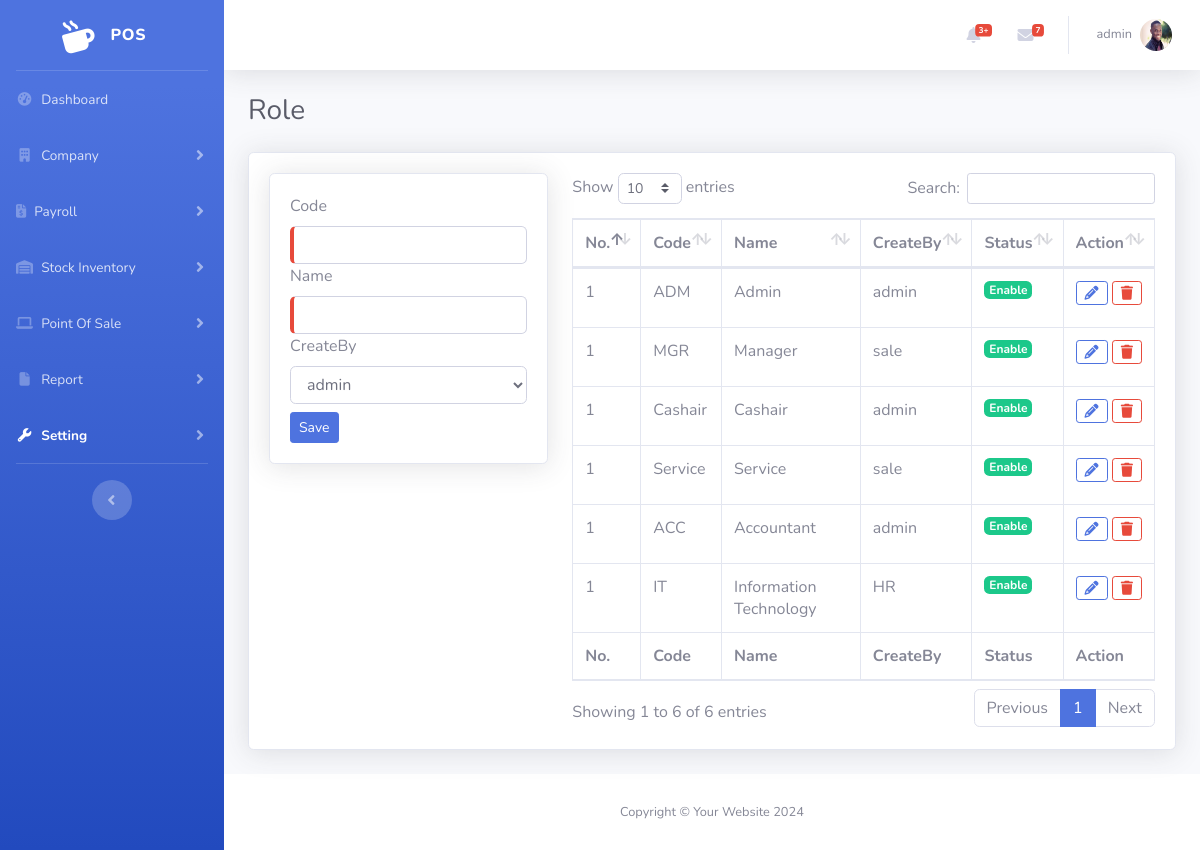
The app's page /admin/role.php (signed in), older data.
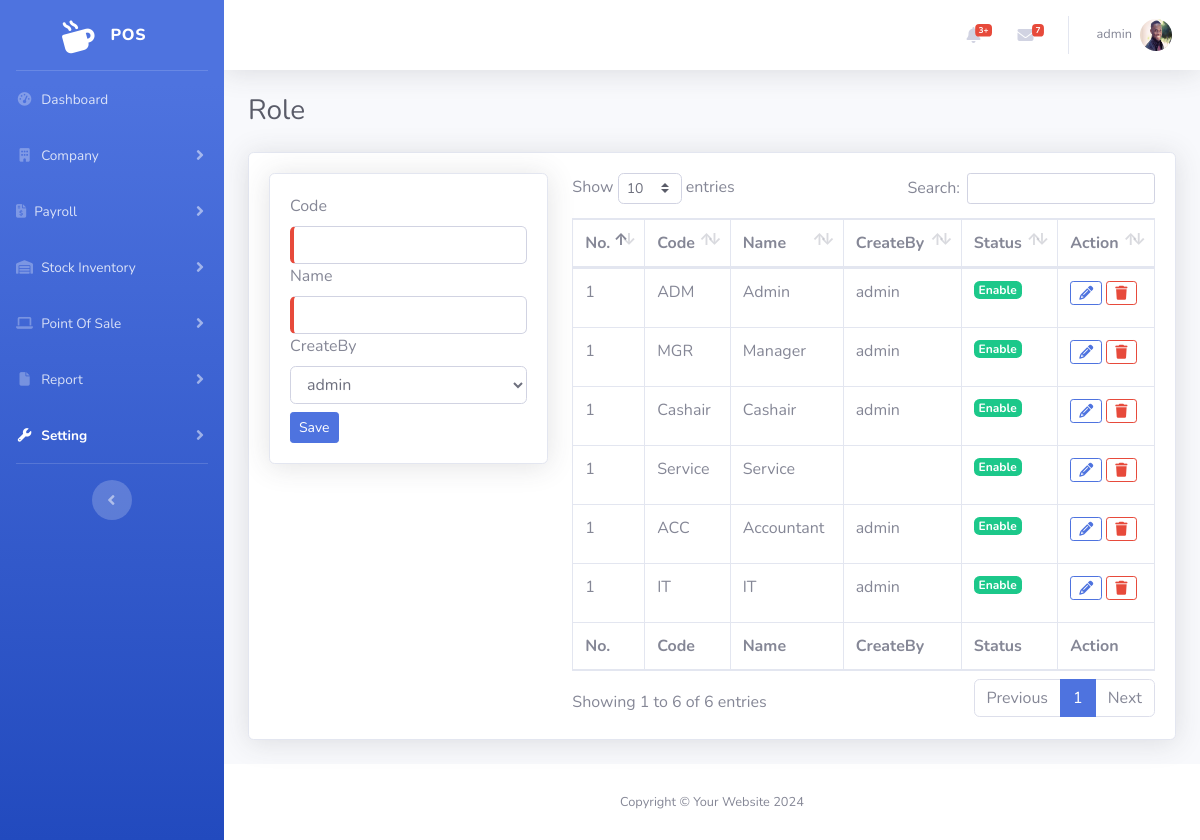
The same page, newer data.
### tables this page shows
CREATE TABLE `role` (
  `Id` int(11) NOT NULL,
  `Name` varchar(120) NOT NULL,
  `Code` varchar(120) NOT NULL,
  `Status` tinyint(1) DEFAULT 1,
  `CreateBy` int(11) DEFAULT NULL,
  `CreateAt` timestamp NOT NULL DEFAULT current_timestamp(),
  `UpdateAt` datetime DEFAULT NULL,
  `del` int(11) NOT NULL DEFAULT 1
);

CREATE TABLE `user` (
  `Id` int(11) NOT NULL,
  `OutletId` int(11) DEFAULT NULL,
  `EmployeeId` int(11) DEFAULT NULL,
  `RoleId` int(11) DEFAULT NULL,
  `Username` varchar(120) NOT NULL,
  `Password` varchar(255) NOT NULL,
  `Remark` varchar(255) DEFAULT NULL,
  `Status` tinyint(1) DEFAULT 1,
  `CreateBy` int(11) DEFAULT NULL,
  `CreateAt` timestamp NOT NULL DEFAULT current_timestamp(),
  `UpdateAt` datetime DEFAULT NULL,
  `del` int(11) NOT NULL DEFAULT 1
);

### admin/role.php (the view, shortened to what the changed rows need)
<?php
include('include/head.php');
?>
<!DOCTYPE html>
<html lang="en">
<head>
    <link href="vendor/fontawesome-free/css/all.min.css" rel="stylesheet" type="text/css">
    <link rel="stylesheet" href="https://cdnjs.cloudflare.com/ajax/libs/font-awesome/6.5.2/css/all.min.css" />
    <link href="css/sb-admin-2.min.css" rel="stylesheet">
    <link href="vendor/datatables/dataTables.bootstrap4.min.css" rel="stylesheet">
</head>
<body id="page-top">
    <div id="wrapper">
        <div id="content-wrapper" class="d-flex flex-column">
            <div id="content">
                <?php include './include/topbar.php' ?>
                <div class="container-fluid">
                    <div class="d-sm-flex align-items-center justify-content-between mb-4">
                        <h1 class="h3 mb-0 text-gray-800">Role</h1>
                    </div>
                    <div class="card shadow mb-4">
                        <div class="card-body">
                            <div class="row">
                                <div class="col-8">
                                    <div class="table-responsive">
                                        <table class="table table-bordered" id="dataTable" width="100%" cellspacing="0">
                                            <thead>
                                                <tr>
                                                    <th>No.</th>
                                                    <th>Code</th>
                                                    <th>Name</th>
                                                    <th>CreateBy</th>
                                                    <th>Status</th>
                                                    <th>Action</th>
                                                </tr>
                                            </thead>
                                            <tfoot>
                                                <tr>
                                                    <th>No.</th>
                                                    <th>Code</th>
                                                    <th>Name</th>
                                                    <th>CreateBy</th>
                                                    <th>Status</th>
                                                    <th>Action</th>
                                                </tr>
                                            </tfoot>
                                            <tbody>
                                                <?php
                                                $sqlRole = "SELECT * FROM `role` WHERE del=1";
                                                $item = $conn->query($sqlRole);
                                                ?>
                                                <?php foreach ($item as $rowRole) :
                                                    $createby = $conn->query("SELECT * FROM `user` WHERE Id=" . $rowRole['CreateBy'])->fetch_assoc();
                                                    $i = 1;
                                                ?>
                                                    <tr>
                                                        <td><?= $i ?></td>
                                                        <td><?= $rowRole['Code'] ?></td>
                                                        <td><?= $rowRole['Name'] ?></td>
                                                        <td><?= $createby['Username'] ?></td>
                                                        <td>
                                                            <?php
                                                            if ($rowRole['Status'] == 1) {
                                                                echo '<p><a href="statusRole.php?Id=' . $rowRole['Id'] . '&Status=0" class="badge badge-lg badge-success text-white">Enable</a></p>';
                                                            } else {
                                                                echo '<p><a href="statusRole.php?Id=' . $rowRole['Id'] . '&Status=1" class="badge badge-secondary badge-lg text-white">Disable</a></p>';
                                                            }
                                                            ?>
                                                        </td>
                                                        <td>
                                                            <a href="role.php?Id=<?= $rowRole['Id'] ?>" class="btn btn-outline-primary btn-sm "><i class="fa fa-pencil"></i></a>
                                                            <button type="button" class="btn btn-outline-danger btn-sm" data-toggle="modal" data-target="#confirm-delete" data-href="role.php?delId=<?= $rowRole['Id'] ?>"><i class="fas fa-trash"></i></button>
                                                        </td>
                                                    </tr>
                                                <?php endforeach; $i++  ; ?>
                                            </tbody>
                                        </table>
                                    </div>
                                </div>
                            </div>
                        </div>
                    </div>
                </div>
            </div>
        </div>
    </div>
</body>
</html>

Row changes from the older to the newer data that the page shows:
changed role "MGR": user.Username "sale" → "admin"
changed role "Service": user.Username "sale" → (not shown)
changed role "IT": Name "Information Technology" → "IT"; user.Username "HR" → "admin"
